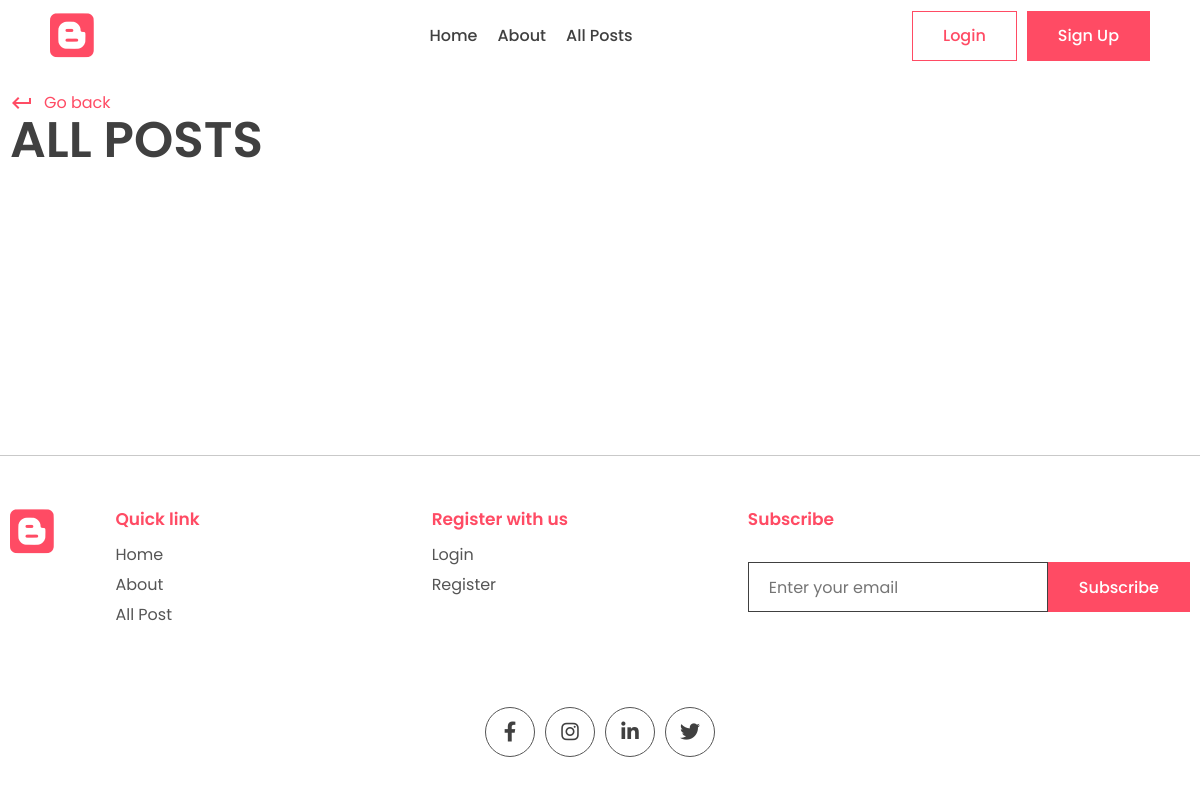
The page /all_posts/ on the database as committed earlier.
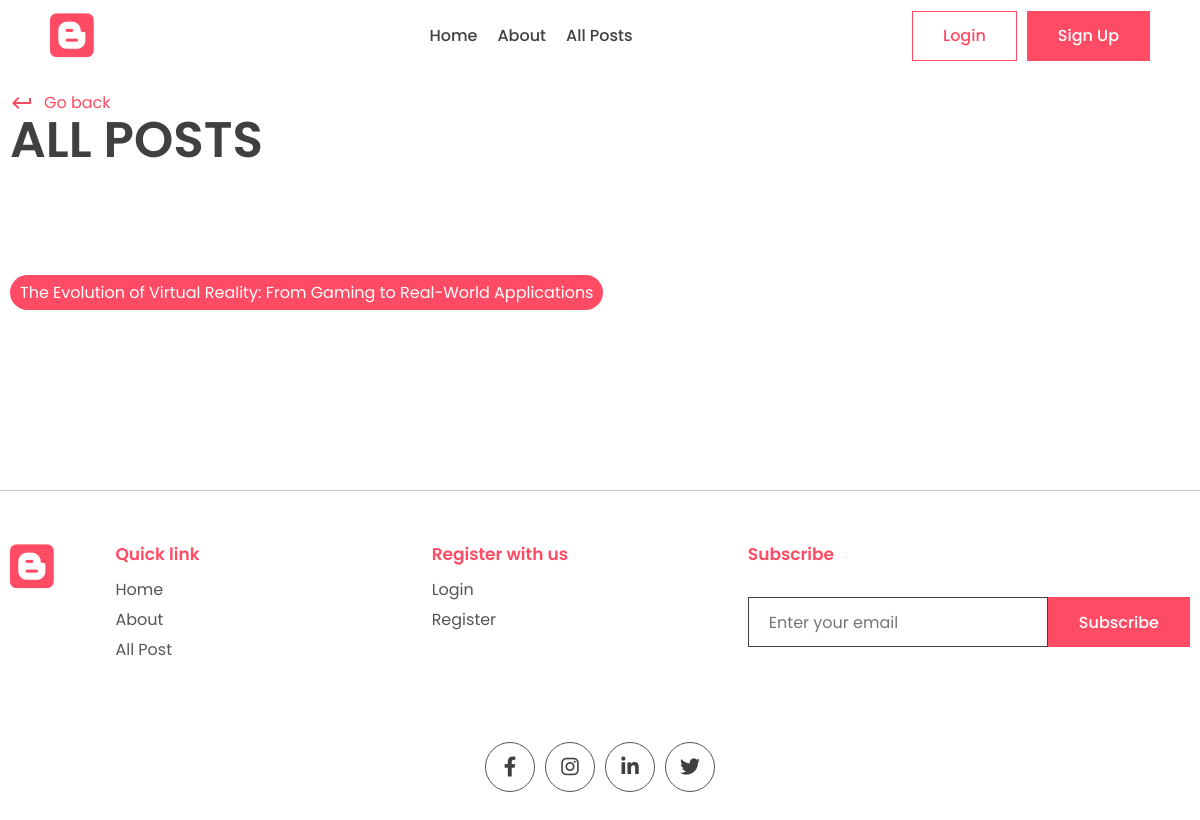
The same page on the database as committed later.
### posts/models.py (models this page shows, shortened)
class Post(models.Model):
    title = models.CharField(max_length=200)
    content = models.TextField()
    last_updated = models.DateTimeField(auto_now=True)
    slug = models.SlugField(max_length=200, unique=True)
    image = models.ImageField(null=True, blank=True, upload_to="images/")
    tags = models.ManyToManyField(Tag, blank=True, related_name='post')
    view_count = models.IntegerField(null=True, blank=True)
    is_featured = models.BooleanField(default=False)
    author = models.ForeignKey(User, on_delete=models.CASCADE, null=True, blank=True)
    bookmarks = models.ManyToManyField(User, related_name="bookmarks", default=None, blank=True)
    likes = models.ManyToManyField(User, related_name="likes", default=None, blank=True)

### blogapp/views.py (the view)
# urls.py: path('all_posts/', views.all_posts, name='all_posts'),
def all_posts(request):
    all_posts = Post.objects.all()
    context={
        'all_posts':all_posts
        }
    return render(request, 'posts/all_posts.html', context)

### posts/templates/posts/all_posts.html (shortened to what this page needs)
{% extends "base.html" %}
{% block content %}
    <main>
      <div class="container">
        <div class="page-top">
          <div class="top flex">
            <div class="page-name">
              <a href="#" class="learn" onclick="window.history.back()">
                <span class="material-icons"> keyboard_return </span> Go back
              </a>
              <h1>All Posts</h1>
            </div>
          </div>
        </div>
      </div>
    </main>
    <section class="sp">
      <div class="container">
        <div class="blog-tags">
          {% for post in all_posts %}
          <p class="tag">
            <a style="color: white;" href="{% url "post_page" post.slug %}">{{post.title}}</a>
          </p>
          {% endfor %}
        </div>
      </div>
    </section>
{% endblock content %}

Rows that differ between the two databases and show on the page:
added Post: title "The Evolution of Virtual Reality: From Gaming to Real-World Applications"
